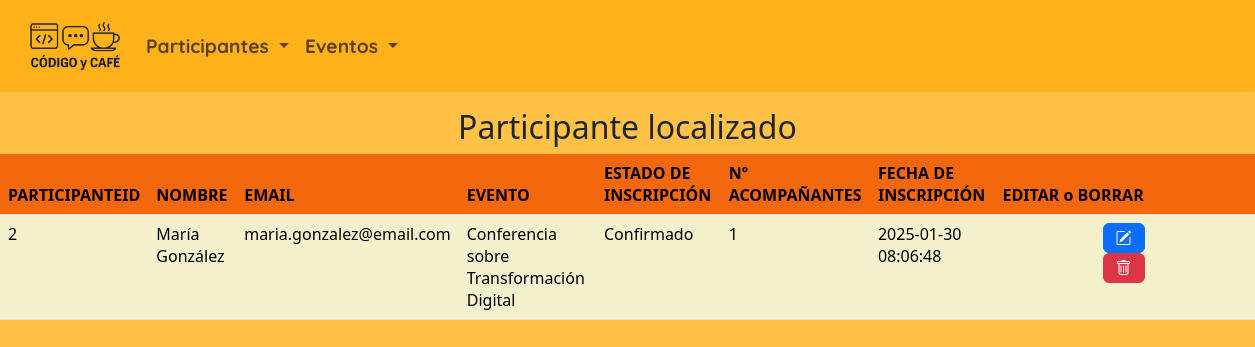
The page /proceso_buscar_participante.php?txtIdParticipante=2 on the database its author committed.
### tables this page shows
CREATE TABLE `participantes` (
  `participante_id` int NOT NULL,
  `participante_nombre` varchar(255) NOT NULL,
  `participante_email` varchar(255) NOT NULL,
  `evento_id` int NOT NULL,
  `inscripcion_estado` enum('Pendiente','Confirmado','Cancelado') DEFAULT 'Pendiente',
  `numero_acompanantes` int DEFAULT '0',
  `inscripcion_fecha` timestamp NULL DEFAULT CURRENT_TIMESTAMP
);

CREATE TABLE `eventos` (
  `evento_id` int NOT NULL,
  `evento_nombre` varchar(255) NOT NULL,
  `evento_descripcion` text,
  `evento_imagen` varchar(255) DEFAULT NULL,
  `evento_fecha` datetime NOT NULL,
  `evento_localizacion` varchar(255) NOT NULL,
  `evento_organizador` varchar(255) DEFAULT NULL
);

### proceso_buscar_participante.php (the view, shortened to what this page needs)
<?php
$conexion = obtenerConexion();
$idparticipante = $_GET['txtIdParticipante'];
$sql = "SELECT p.*, e.evento_nombre AS evento FROM participantes p, eventos e
WHERE e.evento_id = p.evento_id
AND participante_id = $idparticipante;";
$resultado = mysqli_query($conexion, $sql);
$fila = mysqli_fetch_assoc($resultado);
if ($fila) {
    $mensaje = "<h2 class='text-center'>Participante localizado</h2>";
    $mensaje .= "<table class='table table-striped'>";
    $mensaje .= "<thead><tr><th>PARTICIPANTEID</th><th>NOMBRE</th><th>EMAIL</th><th>EVENTO</th><th>ESTADO DE INSCRIPCIÓN</th><th>Nº ACOMPAÑANTES</th><th>FECHA DE INSCRIPCIÓN</th><th>EDITAR o BORRAR</th></tr></thead>";
    $mensaje .= "<tbody>";
    $mensaje .= "<tr><td>" . $fila['participante_id'] . "</td>";
    $mensaje .= "<td>" . $fila['participante_nombre'] . "</td>";
    $mensaje .= "<td>" . $fila['participante_email'] . "</td>";
    $mensaje .= "<td>" . $fila['evento'] . "</td>";
    $mensaje .= "<td>" . $fila['inscripcion_estado'] . "</td>";
    $mensaje .= "<td>" . $fila['numero_acompanantes'] . "</td>";
    $mensaje .= "<td>" . $fila['inscripcion_fecha'] . "</td>";
    $mensaje .= "<td><form class='d-inline me-1' action='editar_participante.php' method='post'>";
    $mensaje .= "<input type='hidden' name='participante' value='" . htmlspecialchars(json_encode($fila), ENT_QUOTES) . "' />";
    $mensaje .= "<button name='Editar' class='btn btn-primary'><i class='bi bi-pencil-square'></i></button></form>";
    $mensaje .= "<form class='d-inline' action='proceso_borrar_participante.php' method='post'>";
    $mensaje .= "<input type='hidden' name='idparticipante' value='$idparticipante'/>";
    $mensaje .= "<button class='btn btn-danger'><i class='bi bi-trash'></i></button></form></td>";
    $mensaje .= "</tr></tbody></table>";
} else {
    $mensaje = "<h2 class='text-center mt-5'>El participante con id $idparticipante no está registrado</h2>";
}
echo $mensaje;
?>

### rows shown on the page
participantes: participante_id "2", participante_nombre "María González", participante_email "maria.gonzalez@email.com", evento.evento_nombre "Conferencia sobre Transformación Digital", inscripcion_estado "Confirmado", numero_acompanantes "1", inscripcion_fecha "2025-01-30 08:06:48"
